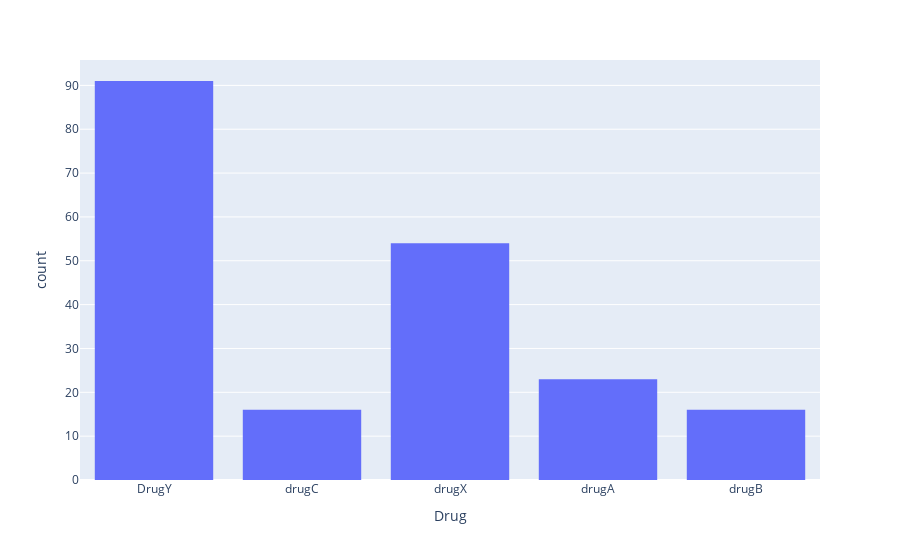

Notebook code for this chart:
### Code cell
px.histogram(data, x='Drug')

### Figure 1 — Plotly figure (JSON) as saved in the notebook; plotly's stock layout.template omitted (floating-point values rounded to 4 significant figures; data arrays with more than 128 entries replaced by an {"elided": "..."} marker saying what was removed)
{"data": [{"alignmentgroup": "True", "bingroup": "x", "hovertemplate": "Drug=%{x}<br>count=%{y}<extra></extra>", "legendgroup": "", "marker": {"color": "#636efa", "pattern": {"shape": ""}}, "name": "", "offsetgroup": "", "orientation": "v", "showlegend": false, "type": "histogram", "x": {"elided": "200 str values"}, "xaxis": "x", "yaxis": "y"}], "layout": {"barmode": "relative", "legend": {"tracegroupgap": 0}, "margin": {"t": 60}, "xaxis": {"anchor": "y", "domain": [0, 1], "title": {"text": "Drug"}}, "yaxis": {"anchor": "x", "domain": [0, 1], "title": {"text": "count"}}}}
